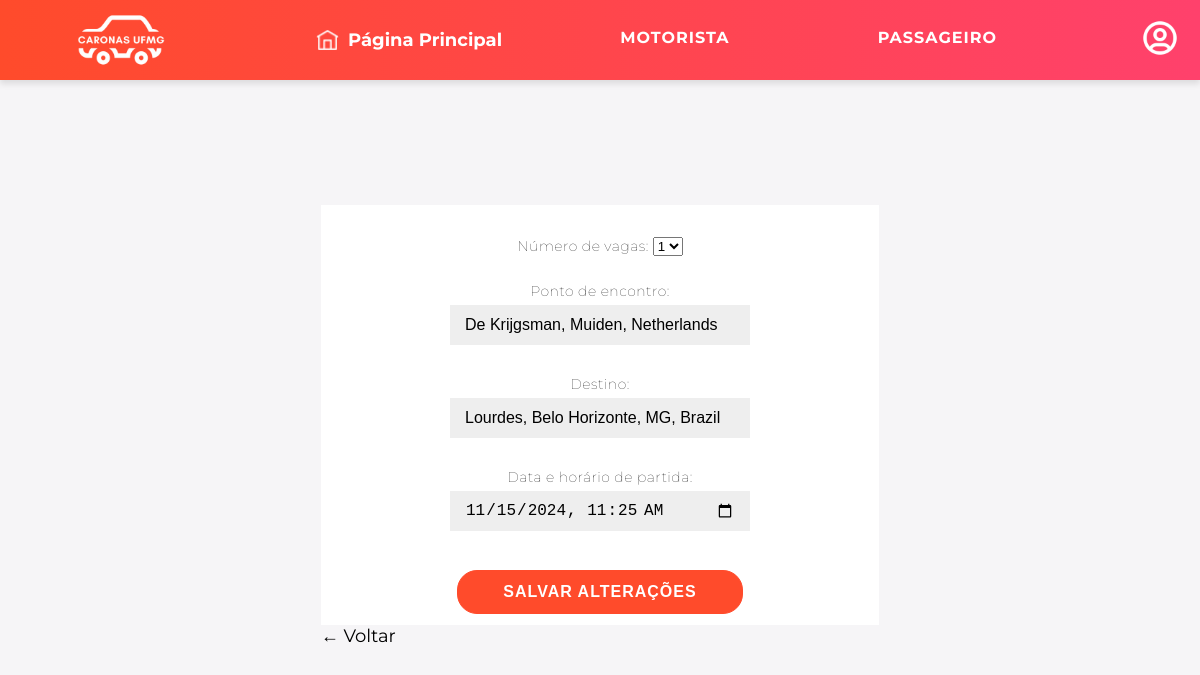
The page /editar_carona/17/ (signed in) on the database its author committed.
### polls/models.py (models this page shows, shortened)
class Carona(models.Model):
    cpf_motorista = models.ForeignKey('Usuario', on_delete=models.CASCADE)  # Chave estrangeira para Usuario
    quantidade = models.IntegerField()
    veiculo = models.ForeignKey('Veiculo', on_delete=models.CASCADE)  # Chave estrangeira para Veiculo
    ponto_encontro = models.CharField(max_length=255)
    destino = models.CharField(max_length=255)
    data_hora = models.DateTimeField()  # Campo para data e hora

### polls/views.py (the view)
# urls.py: path('editar_carona/<int:carona_id>/', views.editar_carona, name='editar_carona'),
def editar_carona(request, carona_id):
    carona = get_object_or_404(Carona, id=carona_id)
    if request.method == 'POST':
        form = CaronaForm(request.POST)
        if form.is_valid():
            carona.quantidade = form.cleaned_data['quantidade']
            carona.ponto_encontro = form.cleaned_data['ponto_encontro']
            carona.destino = form.cleaned_data['destino']
            carona.data_hora = form.cleaned_data['data_hora']
            carona.save()
            return redirect('visualizar_caronas')
    else:
        form = CaronaForm(initial={
            'quantidade': carona.quantidade,
            'ponto_encontro': carona.ponto_encontro,
            'destino': carona.destino,
            'data_hora': carona.data_hora,
        })
    return render(request, 'mysite/editar_carona.html', {'form': form, 'carona': carona})

### polls/forms.py (shortened to what this page needs)
class CaronaForm(forms.Form):
    escolhas = [(1,'1'),
                (2,'2'),
                (3,'3'),
                (4,'4')]
    quantidade = forms.ChoiceField(choices=escolhas,label='Número de vagas')
    ponto_encontro = forms.CharField(label='Ponto de encontro', max_length=128)
    destino = forms.CharField(label='Destino',max_length=128)
    data_hora = forms.DateTimeField(
        label='Data e horário de partida',
        widget=forms.DateTimeInput(attrs={'type': 'datetime-local'}),
        input_formats=['%d/%m/%Y %h:%M']
        )

### polls/templates/mysite/editar_carona.html (shortened to what this page needs)
{% extends 'mysite/base.html' %}
{% load static %}
{% block extra_css %}
    <link rel="stylesheet" href="{% static 'css/visualizarcarona.css' %}">
{% endblock %}
{% block content %}
<!DOCTYPE html>
<html lang = "pt-br">
<head>
</head>
<body>
    <form method = "post">
        {{ form.as_p }}
        <button type = "submit"> Salvar Alterações </button>
    </form>
    <a href="{% url 'visualizar_caronas' %}">&#8592; Voltar</a>
</body>
</html>
{% endblock %}

### static/css/base.css (style rules this page uses)
* { box-sizing: border-box; }
html, body { height: 100%; overflow: hidden; }
body { background: #f6f5f7; display: flex; justify-content: center; align-items: center; flex-direction: column; font-family: 'Montserrat', sans-serif; }
p { font-size: 14px; font-weight: 100; line-height: 20px; letter-spacing: 0.5px; margin: 20px 0 30px; }
a { color: #333; font-size: 18px; text-decoration: none; margin: 15px 0; }
button { margin-top: 30px; border-radius: 20px; border: 1px solid #FF4B2B; background-color: #FF4B2B; color: #FFFFFF; font-size: 16px; font-weight: bold; padding: 12px 45px; letter-spacing: 1px; text-transform: uppercase; transition: transform 80ms ease-in; }
form { background-color: #FFFFFF; display: flex; align-items: center; justify-content: center; flex-direction: column; padding: 0 50px; height: 100%; text-align: center; }
form p { margin-bottom: 5px; }
form input { margin: 4px 0; }
input { background-color: #eee; border: none; padding: 12px 15px; margin: 4px 0; width: 100%; max-width: 300px; height: 40px; box-sizing: border-box; font-size: 16px; }

### static/css/visualizarcarona.css (style rules this page uses)
* { box-sizing: border-box; }
html, body { height: 100%; overflow: hidden; }
body { background: #f6f5f7; display: flex; justify-content: center; align-items: center; flex-direction: column; font-family: 'Montserrat', sans-serif; height: 100vh; margin: -20px 0 50px; }
form { background-color: #FFFFFF; display: flex; align-items: center; justify-content: center; flex-direction: column; padding: 0 50px; height: 100%; text-align: center; }
button { margin-top: 30px; border-radius: 20px; border: 1px solid #FF4B2B; background-color: #FF4B2B; color: #FFFFFF; font-size: 16px; font-weight: bold; padding: 12px 45px; letter-spacing: 1px; text-transform: uppercase; transition: transform 80ms ease-in; text-decoration: none; }
input { background-color: #eee; border: none; padding: 12px 15px; margin: 4px 0; width: 100%; }
a { color: black; text-decoration: none; }

### rows shown on the page
Carona: quantidade "1", ponto_encontro "De Krijgsman, Muiden, Netherlands", destino "Lourdes, Belo Horizonte, MG, Brazil", data_hora "11/15/2024 11:25"
